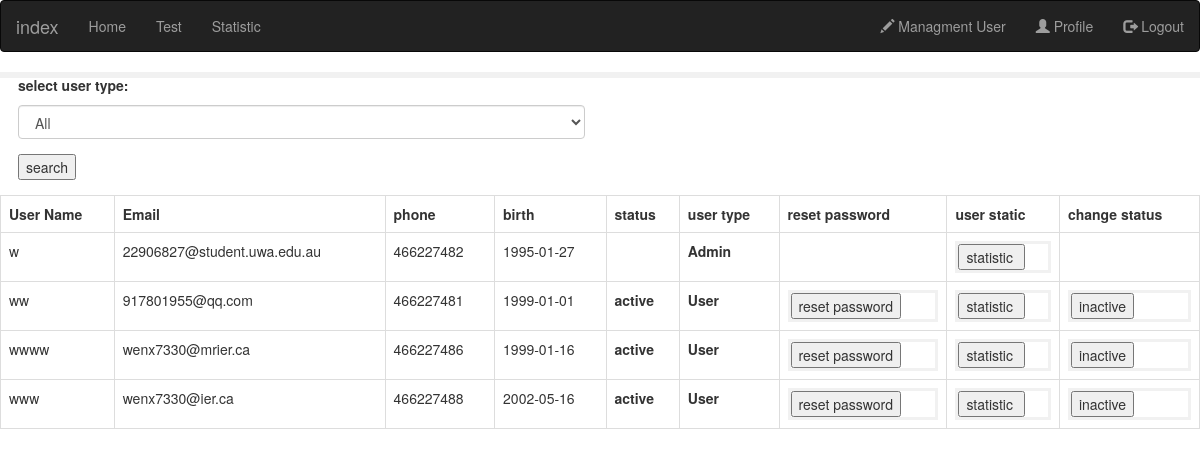
/managment (signed in), run on an earlier commit of the app's database.
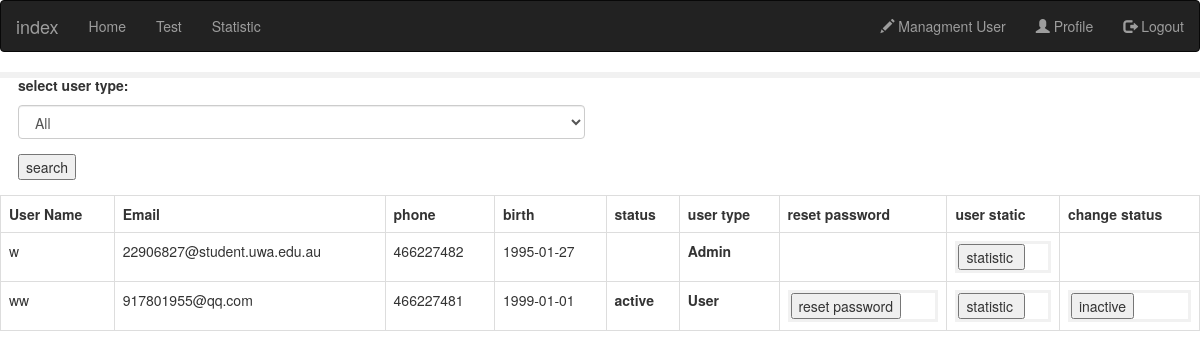
And on a later commit of the database.
### web/models.py (models this page shows, shortened)
class User(db.Model,UserMixin):
    id = db.Column(db.Integer, primary_key=True)
    username = db.Column(db.String(128), unique=True,nullable=False)
    email = db.Column(db.String(128), unique=True,nullable=False)
    password = db.Column(db.String(128), nullable=False)
    phone = db.Column(db.Integer)
    birth = db.Column(db.String(128))
    status = db.Column(db.Boolean)
    user_type = db.Column(db.Integer)

### web/user/routes.py (the view)
@user.route("/managment",methods=['POST','Get'])
def managment():
    form = UserSearchForm(request.form)
    user_type = None
    if current_user.is_authenticated and current_user.user_type == 1:
        if request.method == "POST":
           user_type = request.form.get('usertype_select')
        logger.debug(user_type)
        if user_type == None or user_type == str(0):
           user_items = User.query.all()
        else:
           user_items = User.query.filter_by(user_type=user_type)
        return render_template('user/managment.html', form= form,users=user_items)
    elif current_user.is_authenticated and current_user.user_type == 2:
        flash("You are not Admin user")
        return redirect(url_for('main.content'))
    else:
        return redirect(url_for('auth.login'))
    return

### web/user/forms.py
class UserSearchForm(FlaskForm):
    user_type = [(0, 'All'),
               (1, 'Managment'),
               (2, 'User')]
    usertype_select = SelectField('select user type:', choices=user_type,coerce=int)
    search = SubmitField('search')

### web/models.py (called while the page is built)
@login_manager.user_loader
def load_user(user_id):
    return User.query.get(int(user_id))

### web/templates/user/managment.html (shortened to what this page needs)
{% extends "home.html" %}
{% block content %}
<div class="box box-primary">
    <div class="box-body">
        <form action="/managment" method="Post" role="form">
        <div class="col-md-6">
            <div class="form-group">
                <label>{{form.usertype_select.label}}</label>
                {{form.usertype_select(class_="form-control select2",placeholder="please select")}}
            </div>
            <div class="form-group">
                    {{form.search()}}
            </div>
        </div>
    </form>
        {% if users%}
        <table class="table table-bordered">
            <tr>
                <th>User Name</th>
                <th>Email</th>
                <th>phone</th>
                <th>birth</th>
                <th>status</th>
                <th>user type</th>
                <th>reset password</th>
                <th>user static</th>
                <th>change status</th>
            </tr>
            {% for row in users %}
                <tr>
                <td>{{row.username}}</td>
                <td>{{row.email}}</td>
                <td>{{row.phone}}</td>
                <td>{{row.birth}}</td>
                <td>
                        {% if row.id == current_user.id %}
                        {% else %}
                            {% if row.status == 1 %}
                                 <label >active </label>
                            {% else %}
                                 <label >inactive</label>
                            {% endif %}
                        {% endif %}
                </td>
                <td>
                {% if row.user_type == 1 %}
                <label >Admin </label>
                {% elif row.user_type ==  2%}
                <label >User </label>
                {% endif %}
                </td>
                <td>
                        {% if row.user_type == 2 %}
                            <form action="{{ url_for('user.reset_password', userid=row.id) }}" method="Get">
                                <input class="" type="submit" value="reset password">
                        {% endif %}
                </form>
                </td>
                 <td>
                            <form action="{{ url_for('user.statistic', userid=row.id) }}" method="Get">
                                <input class="" type="submit" value="statistic ">
                </form>
                </td>
                 <td>
                        {% if row.id == current_user.id %}
                        {% else %}
                            {% if row.status == 1 %}
                                <form action="{{ url_for('user.user_status', userid=row.id ,status=0) }}" method="POST">
                                <input class="" type="submit" value="inactive">
                            {% else %}
                                <form action="{{ url_for('user.user_status', userid=row.id,status=1) }}" method="POST">
                                <input class="" type="submit" value="active">
                            {% endif %}
                            </form>
                        {% endif %}
                </td>
            </tr>
            {% endfor %}
        </table>
        {% endif %}
    </div>
</div>
{% endblock %}

### web/templates/home.html (shortened to what this page needs)
<!DOCTYPE html>
<html>
    <head>
        <link rel="stylesheet" href="{{ url_for('static', filename='index.css') }}">
        <link rel="stylesheet" href="https://maxcdn.bootstrapcdn.com/bootstrap/3.4.1/css/bootstrap.min.css">
    </head>
    <body onload="windowonload()">
      <nav class="navbar navbar-inverse">
        <div class="container-fluid">
          <div class="navbar-header">
            <a class="navbar-brand" href="{{url_for('main.index')}}">index</a>
          </div>
          <ul class="nav navbar-nav">
                <li><a href="{{url_for('main.content')}}">Home</a></li>
              {% if not current_user.is_anonymous  %}
                <li><a href="{{url_for('main.test')}}">Test</a></li>
                <li><a href="{{url_for('main.statistic',userid=current_user.id)}}">Statistic</a></li>
              {% endif %}
          </ul>
            {% if current_user.is_anonymous  %}
            <ul class="nav navbar-nav navbar-right">
            <li><a href="{{url_for('auth.register')}}"><span class="glyphicon glyphicon-plus"></span> Sign Up</a></li>
            <li><a href="{{url_for('auth.login')}}"><span class="glyphicon glyphicon-log-in"></span> Login</a></li>
            </ul>
            {% else %}
                <ul class="nav navbar-nav navbar-right">
                {% if current_user.user_type == 1  %}
                <li><a href="{{url_for('user.managment')}}"><span class="glyphicon glyphicon-pencil"></span> Managment User</a></li>
                {% endif %}
                <li><a href="{{url_for('user.profile')}}"><span class="glyphicon glyphicon-user"></span> Profile</a></li>
                <li><a href="{{url_for('auth.logout')}}"><span class="glyphicon glyphicon-log-out"></span> Logout</a></li>
                </ul>
            {% endif %}
        </div>
      </nav>
        {% block content %}
        {% endblock %}
    </body>
</html>

### web/static/index.css (style rules this page uses)
form { border: 3px solid #f1f1f1; }

What changed in the data, as far as the page shows it:
removed User: username "wwww", email "wenx7330@mrier.ca", phone "466227486", birth "1999-01-16", status "active", user_type "User"
removed User: username "www", email "wenx7330@ier.ca", phone "466227488", birth "2002-05-16", status "active", user_type "User"
